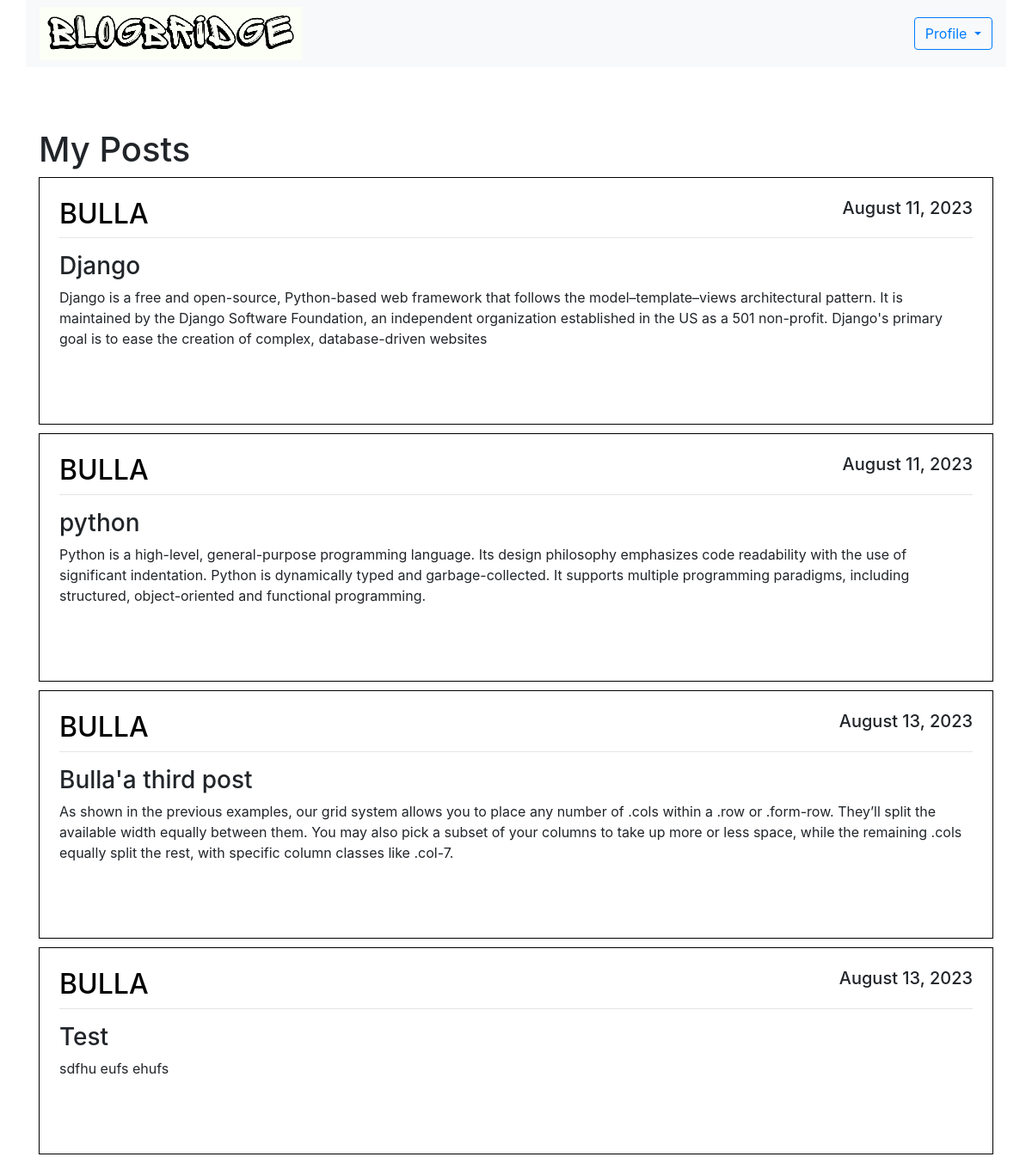
The page /mypost/ (signed in) on the database its author committed.
### blog/models.py (models this page shows, shortened)
class Post(models.Model):
    title = models.CharField(max_length=100)
    content = models.TextField()
    date_posted = models.DateTimeField(default=timezone.now)
    author = models.ForeignKey(User, on_delete=models.CASCADE)

### blog/views.py (the view)
# urls.py: path('mypost/', views.myPost, name='my-post'),
def myPost(request):
    context = {
        'posts': Post.objects.filter(author= request.user)
    }
    return render(request, 'blog/mypost.html', context)

### blog/templates/blog/mypost.html (shortened to what this page needs)
{% extends 'blog/base.html' %}
{% block content %}
{% load static %}
<div class="container custom-container">
    <nav class="navbar navbar-expand-lg navbar-light bg-light w-100">
        <div class="collapse navbar-collapse" id="navbarSupportedContent">
            <ul class="navbar-nav mr-auto ">
                <li><a href="/home"><img class="w-50 " src="{% static 'image/pho.png' %}" alt=""></a></li>
            </ul>
            <form class="form-inline my-2 my-lg-0">
                <div class="dropdown">
                    <button class="btn btn-outline-primary dropdown-toggle" type="button" id="dropdownMenuButton"
                        data-toggle="dropdown" aria-haspopup="true" aria-expanded="false">
                        Profile
                    </button>
                </div>
            </form>
        </div>
    </nav>
    <br><br>
    <br>
    <div class="container custom-container" style="max-width: 1350px; ">
        <h1>My Posts </h1>
        {% for post in posts %}
        <article class="media content-section">
            <div class="media-body" style="border: 1px solid black; padding: 23px; margin-bottom: 10px;">
                <div class="article-metadata">
                    <h2 class="text-uppercase" style="text-align:left;float:left; color: #000000;">{{ post.author }}</h2>
                    <h5 style="text-align:right;float:right;">{{ post.date_posted|date:"F d, Y" }}</h5>
                    <hr style="clear:both;" />
                </div>
                <h3>{{ post.title }}</h3>
                <p class="article-content">{{ post.content }}</p>
                <br><br>
            </div>
        </article>
        {% endfor %}
    </div>
</div>
{% endblock %}

### blog/templates/blog/base.html (style rules this page uses)
.custom-container { max-width: 1450px; }

### rows shown on the page
Post: author "BULLA", date_posted "August 11, 2023", title "Django", content "Django is a free and open-source, Python-based web framework that follows the model–template–views architectural pattern. It is maintained by the Django Software Foundation, an independent organization established in the US as a 501 non-profit. Django's primary goal is to ease the creation of complex, database-driven websites"
Post: author "BULLA", date_posted "August 11, 2023", title "python", content "Python is a high-level, general-purpose programming language. Its design philosophy emphasizes code readability with the use of significant indentation. Python is dynamically typed and garbage-collected. It supports multiple programming paradigms, including structured, object-oriented and functional programming."
Post: author "BULLA", date_posted "August 13, 2023", title "Bulla'a third post", content "As shown in the previous examples, our grid system allows you to place any number of .cols within a .row or .form-row. They’ll split the available width equally between them. You may also pick a subset of your columns to take up more or less space, while the remaining .cols equally split the rest, with specific column classes like .col-7."
Post: author "BULLA", date_posted "August 13, 2023", title "Test", content "sdfhu eufs ehufs"
